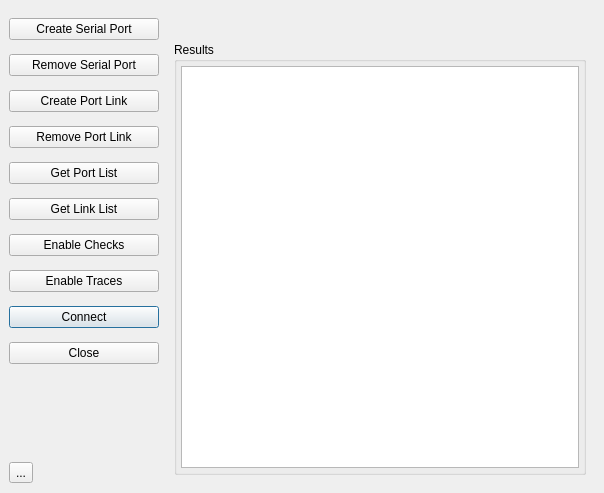
<?xml version="1.0" encoding="UTF-8"?>
<ui version="4.0">
 <class>VSCMainWindow</class>
 <widget class="QMainWindow" name="VSCMainWindow">
  <property name="geometry">
   <rect>
    <x>0</x>
    <y>0</y>
    <width>604</width>
    <height>493</height>
   </rect>
  </property>
  <property name="windowTitle">
   <string>Virtual Serial Port Controller</string>
  </property>
  <property name="documentMode">
   <bool>true</bool>
  </property>
  <property name="dockOptions">
   <set>QMainWindow::DockOption::AllowNestedDocks|QMainWindow::DockOption::AllowTabbedDocks|QMainWindow::DockOption::AnimatedDocks|QMainWindow::DockOption::ForceTabbedDocks|QMainWindow::DockOption::GroupedDragging</set>
  </property>
  <widget class="QWidget" name="centralwidget">
   <layout class="QHBoxLayout" name="horizontalLayout_2" stretch="0,90">
    <item>
     <widget class="QWidget" name="pnlButtons" native="true">
      <property name="sizePolicy">
       <sizepolicy hsizetype="Minimum" vsizetype="Ignored">
        <horstretch>0</horstretch>
        <verstretch>0</verstretch>
       </sizepolicy>
      </property>
      <layout class="QVBoxLayout" name="verticalLayout_2">
       <property name="spacing">
        <number>14</number>
       </property>
       <property name="leftMargin">
        <number>0</number>
       </property>
       <property name="rightMargin">
        <number>0</number>
       </property>
       <property name="bottomMargin">
        <number>0</number>
       </property>
       <item>
        <widget class="QPushButton" name="btn01SPCreate">
         <property name="text">
          <string>Create Serial Port</string>
         </property>
        </widget>
       </item>
       <item>
        <widget class="QPushButton" name="btn02SPRemove">
         <property name="text">
          <string>Remove Serial Port</string>
         </property>
        </widget>
       </item>
       <item>
        <widget class="QPushButton" name="btn03LKCreate">
         <property name="minimumSize">
          <size>
           <width>150</width>
           <height>0</height>
          </size>
         </property>
         <property name="text">
          <string>Create Port Link</string>
         </property>
        </widget>
       </item>
       <item>
        <widget class="QPushButton" name="btn04LKRemove">
         <property name="minimumSize">
          <size>
           <width>150</width>
           <height>0</height>
          </size>
         </property>
         <property name="text">
          <string>Remove Port Link</string>
         </property>
        </widget>
       </item>
       <item>
        <widget class="QPushButton" name="btn05PortList">
         <property name="minimumSize">
          <size>
           <width>150</width>
           <height>0</height>
          </size>
         </property>
         <property name="text">
          <string>Get Port List</string>
         </property>
        </widget>
       </item>
       <item>
        <widget class="QPushButton" name="btn06LinkList">
         <property name="text">
          <string>Get Link List</string>
         </property>
        </widget>
       </item>
       <item>
        <widget class="QPushButton" name="btn07Checks">
         <property name="minimumSize">
          <size>
           <width>150</width>
           <height>0</height>
          </size>
         </property>
         <property name="text">
          <string>Enable Checks</string>
         </property>
        </widget>
       </item>
       <item>
        <widget class="QPushButton" name="btn08Traces">
         <property name="minimumSize">
          <size>
           <width>150</width>
           <height>0</height>
          </size>
         </property>
         <property name="text">
          <string>Enable Traces</string>
         </property>
        </widget>
       </item>
       <item>
        <widget class="QPushButton" name="btn09Connect">
         <property name="text">
          <string>Connect</string>
         </property>
         <property name="autoDefault">
          <bool>true</bool>
         </property>
         <property name="default">
          <bool>true</bool>
         </property>
        </widget>
       </item>
       <item>
        <widget class="QPushButton" name="btn10Close">
         <property name="text">
          <string>Close</string>
         </property>
        </widget>
       </item>
       <item>
        <spacer name="verticalSpacer">
         <property name="orientation">
          <enum>Qt::Orientation::Vertical</enum>
         </property>
         <property name="sizeHint" stdset="0">
          <size>
           <width>20</width>
           <height>40</height>
          </size>
         </property>
        </spacer>
       </item>
       <item>
        <widget class="QWidget" name="widget" native="true">
         <layout class="QHBoxLayout" name="horizontalLayout">
          <property name="spacing">
           <number>24</number>
          </property>
          <property name="leftMargin">
           <number>0</number>
          </property>
          <property name="topMargin">
           <number>0</number>
          </property>
          <property name="rightMargin">
           <number>0</number>
          </property>
          <property name="bottomMargin">
           <number>0</number>
          </property>
          <item>
           <widget class="QToolButton" name="toolButton">
            <property name="text">
             <string>...</string>
            </property>
           </widget>
          </item>
          <item>
           <spacer name="horizontalSpacer">
            <property name="orientation">
             <enum>Qt::Orientation::Horizontal</enum>
            </property>
            <property name="sizeType">
             <enum>QSizePolicy::Policy::MinimumExpanding</enum>
            </property>
            <property name="sizeHint" stdset="0">
             <size>
              <width>97</width>
              <height>22</height>
             </size>
            </property>
           </spacer>
          </item>
         </layout>
        </widget>
       </item>
      </layout>
     </widget>
    </item>
    <item>
     <widget class="QWidget" name="pnlContent" native="true">
      <property name="sizePolicy">
       <sizepolicy hsizetype="Expanding" vsizetype="Expanding">
        <horstretch>0</horstretch>
        <verstretch>0</verstretch>
       </sizepolicy>
      </property>
      <layout class="QVBoxLayout" name="verticalLayout_3" stretch="0,90">
       <property name="spacing">
        <number>24</number>
       </property>
       <item>
        <widget class="QWidget" name="pnlPages" native="true">
         <property name="sizePolicy">
          <sizepolicy hsizetype="Expanding" vsizetype="Preferred">
           <horstretch>0</horstretch>
           <verstretch>0</verstretch>
          </sizepolicy>
         </property>
         <layout class="QVBoxLayout" name="verticalLayout_4">
          <property name="spacing">
           <number>0</number>
          </property>
          <property name="leftMargin">
           <number>0</number>
          </property>
          <property name="topMargin">
           <number>0</number>
          </property>
          <property name="rightMargin">
           <number>0</number>
          </property>
          <property name="bottomMargin">
           <number>0</number>
          </property>
          <item>
           <widget class="QStackedWidget" name="stackedWidget">
            <property name="sizePolicy">
             <sizepolicy hsizetype="Expanding" vsizetype="Expanding">
              <horstretch>0</horstretch>
              <verstretch>0</verstretch>
             </sizepolicy>
            </property>
            <property name="frameShape">
             <enum>QFrame::Shape::NoFrame</enum>
            </property>
            <property name="frameShadow">
             <enum>QFrame::Shadow::Plain</enum>
            </property>
            <property name="currentIndex">
             <number>5</number>
            </property>
            <widget class="PGSPCreate" name="pg01SPCreate"/>
            <widget class="PGSPRemove" name="pg02SPRemove"/>
            <widget class="PGLKCreate" name="pg03LKCreate"/>
            <widget class="PGLKRemove" name="pg04LKRemove"/>
            <widget class="PGPortList" name="pg05PortList"/>
            <widget class="PGLinkList" name="pg06LinkList"/>
            <widget class="PGChecks" name="pg07Checks"/>
            <widget class="PGTrace" name="pg08Traces"/>
            <widget class="PGConnect" name="pg09Connect"/>
           </widget>
          </item>
         </layout>
        </widget>
       </item>
       <item>
        <widget class="QGroupBox" name="groupBox">
         <property name="sizePolicy">
          <sizepolicy hsizetype="Expanding" vsizetype="Expanding">
           <horstretch>0</horstretch>
           <verstretch>0</verstretch>
          </sizepolicy>
         </property>
         <property name="minimumSize">
          <size>
           <width>0</width>
           <height>150</height>
          </size>
         </property>
         <property name="title">
          <string>Results</string>
         </property>
         <layout class="QVBoxLayout" name="verticalLayout">
          <property name="spacing">
           <number>0</number>
          </property>
          <property name="sizeConstraint">
           <enum>QLayout::SizeConstraint::SetMaximumSize</enum>
          </property>
          <property name="leftMargin">
           <number>4</number>
          </property>
          <property name="topMargin">
           <number>4</number>
          </property>
          <property name="rightMargin">
           <number>4</number>
          </property>
          <property name="bottomMargin">
           <number>4</number>
          </property>
          <item>
           <widget class="QTextBrowser" name="textBrowser">
            <property name="font">
             <font>
              <family>Menlo</family>
              <bold>true</bold>
             </font>
            </property>
            <property name="autoFormatting">
             <set>QTextEdit::AutoFormattingFlag::AutoNone</set>
            </property>
            <property name="tabChangesFocus">
             <bool>true</bool>
            </property>
            <property name="lineWrapMode">
             <enum>QTextEdit::LineWrapMode::NoWrap</enum>
            </property>
            <property name="openExternalLinks">
             <bool>true</bool>
            </property>
            <property name="openLinks">
             <bool>true</bool>
            </property>
           </widget>
          </item>
         </layout>
        </widget>
       </item>
      </layout>
     </widget>
    </item>
   </layout>
  </widget>
  <widget class="QMenuBar" name="menubar">
   <property name="geometry">
    <rect>
     <x>0</x>
     <y>0</y>
     <width>604</width>
     <height>24</height>
    </rect>
   </property>
  </widget>
 </widget>
 <customwidgets>
  <customwidget>
   <class>PGSPCreate</class>
   <extends>QWidget</extends>
   <header>pgspcreate.h</header>
   <container>1</container>
  </customwidget>
  <customwidget>
   <class>PGSPRemove</class>
   <extends>QWidget</extends>
   <header>pgspremove.h</header>
   <container>1</container>
  </customwidget>
  <customwidget>
   <class>PGLKCreate</class>
   <extends>QWidget</extends>
   <header>pglkcreate.h</header>
   <container>1</container>
  </customwidget>
  <customwidget>
   <class>PGLKRemove</class>
   <extends>QWidget</extends>
   <header>pglkremove.h</header>
   <container>1</container>
  </customwidget>
  <customwidget>
   <class>PGChecks</class>
   <extends>QWidget</extends>
   <header>pgchecks.h</header>
   <container>1</container>
  </customwidget>
  <customwidget>
   <class>PGTrace</class>
   <extends>QWidget</extends>
   <header>pgtrace.h</header>
   <container>1</container>
  </customwidget>
  <customwidget>
   <class>PGPortList</class>
   <extends>QWidget</extends>
   <header>pgportlist.h</header>
   <container>1</container>
  </customwidget>
  <customwidget>
   <class>PGLinkList</class>
   <extends>QWidget</extends>
   <header>pglinklist.h</header>
   <container>1</container>
  </customwidget>
  <customwidget>
   <class>PGConnect</class>
   <extends>QWidget</extends>
   <header>pgconnect.h</header>
   <container>1</container>
  </customwidget>
 </customwidgets>
 <tabstops>
  <tabstop>btn01SPCreate</tabstop>
  <tabstop>btn02SPRemove</tabstop>
  <tabstop>btn03LKCreate</tabstop>
  <tabstop>btn04LKRemove</tabstop>
  <tabstop>btn05PortList</tabstop>
  <tabstop>btn06LinkList</tabstop>
  <tabstop>btn07Checks</tabstop>
  <tabstop>btn08Traces</tabstop>
  <tabstop>btn09Connect</tabstop>
  <tabstop>btn10Close</tabstop>
  <tabstop>textBrowser</tabstop>
 </tabstops>
 <resources/>
 <connections>
  <connection>
   <sender>btn10Close</sender>
   <signal>clicked()</signal>
   <receiver>VSCMainWindow</receiver>
   <slot>close()</slot>
   <hints>
    <hint type="sourcelabel">
     <x>86</x>
     <y>365</y>
    </hint>
    <hint type="destinationlabel">
     <x>301</x>
     <y>246</y>
    </hint>
   </hints>
  </connection>
 </connections>
</ui>
